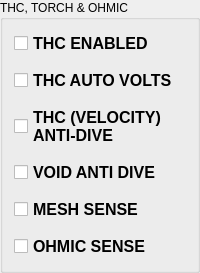
               <widget class="MkGroupBox" name="groupbox_14">
                <property name="sizePolicy">
                 <sizepolicy hsizetype="Preferred" vsizetype="Preferred">
                  <horstretch>0</horstretch>
                  <verstretch>0</verstretch>
                 </sizepolicy>
                </property>
                <property name="title">
                 <string>THC, TORCH &amp;&amp; OHMIC</string>
                </property>
                <layout class="QVBoxLayout" name="verticalLayout_6">
                 <property name="spacing">
                  <number>12</number>
                 </property>
                 <item>
                  <widget class="PlasmaHalCheckBox" name="thc_enabled">
                   <property name="styleSheet">
                    <string notr="true">font: bold 12pt;</string>
                   </property>
                   <property name="text">
                    <string>THC ENABLED</string>
                   </property>
                   <property name="settingName" stdset="0">
                    <string>thc_enabled</string>
                   </property>
                  </widget>
                 </item>
                 <item>
                  <widget class="PlasmaHalCheckBox" name="chkb_auto_volts">
                   <property name="styleSheet">
                    <string notr="true">font: bold 12pt;</string>
                   </property>
                   <property name="text">
                    <string>THC AUTO VOLTS</string>
                   </property>
                   <property name="pinBaseName" stdset="0">
                    <string>plasma-auto-volts</string>
                   </property>
                   <property name="settingName" stdset="0">
                    <string>plasma_auto_volts</string>
                   </property>
                  </widget>
                 </item>
                 <item>
                  <widget class="PlasmaHalCheckBox" name="chkb_vad">
                   <property name="styleSheet">
                    <string notr="true">font: bold 12pt;</string>
                   </property>
                   <property name="text">
                    <string>THC (VELOCITY)
ANTI-DIVE</string>
                   </property>
                   <property name="pinBaseName" stdset="0">
                    <string>plasma-vad</string>
                   </property>
                   <property name="settingName" stdset="0">
                    <string>plasma_vad</string>
                   </property>
                  </widget>
                 </item>
                 <item>
                  <widget class="PlasmaHalCheckBox" name="chkb_void_sense">
                   <property name="styleSheet">
                    <string notr="true">font: bold 12pt;</string>
                   </property>
                   <property name="text">
                    <string>VOID ANTI DIVE</string>
                   </property>
                   <property name="pinBaseName" stdset="0">
                    <string>plasma-void-sense</string>
                   </property>
                   <property name="settingName" stdset="0">
                    <string>plasma_void_sense</string>
                   </property>
                  </widget>
                 </item>
                 <item>
                  <widget class="PlasmaHalCheckBox" name="chkb_mesh_sense">
                   <property name="styleSheet">
                    <string notr="true">font: bold 12pt;</string>
                   </property>
                   <property name="text">
                    <string>MESH SENSE</string>
                   </property>
                   <property name="pinBaseName" stdset="0">
                    <string>plasma-mesh-sense</string>
                   </property>
                   <property name="settingName" stdset="0">
                    <string>plasma_mesh_sense</string>
                   </property>
                  </widget>
                 </item>
                 <item>
                  <widget class="PlasmaHalCheckBox" name="chkb_ohmic_sense">
                   <property name="styleSheet">
                    <string notr="true">font: bold 12pt;</string>
                   </property>
                   <property name="text">
                    <string>OHMIC SENSE</string>
                   </property>
                   <property name="pinBaseName" stdset="0">
                    <string>ohmic-sensing-enabled</string>
                   </property>
                   <property name="settingName" stdset="0">
                    <string>ohmic_sensing_enabled</string>
                   </property>
                  </widget>
                 </item>
                </layout>
               </widget>
